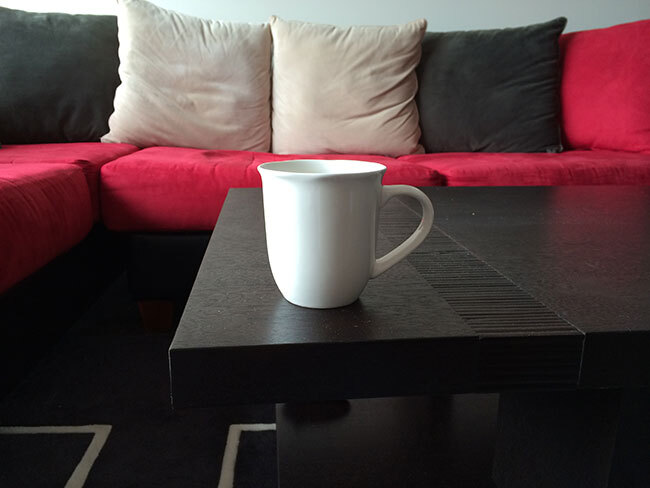
#> input picture assets/source_01.jpg, 650 x 488 px
$ python colorhistgrom.py --image ../assets/source_01.jpg
#> lines starting #> are read from the running program, lines starting #| are printed output that depends on the picture
import argparse
import cv2
from matplotlib import pyplot as plt
# construct the argument parser and parse the arguments
ap = argparse.ArgumentParser()
ap.add_argument("-i", "--image", required=True, help="Path to the image")
args = vars(ap.parse_args())
# load the image and convert it to grayscale
image = cv2.imread(args["image"])
#> image is the input picture: shape (488, 650, 3); mean B, G, R 64.3, 63.2, 82.3
image = cv2.cvtColor(image, cv2.COLOR_BGR2GRAY)
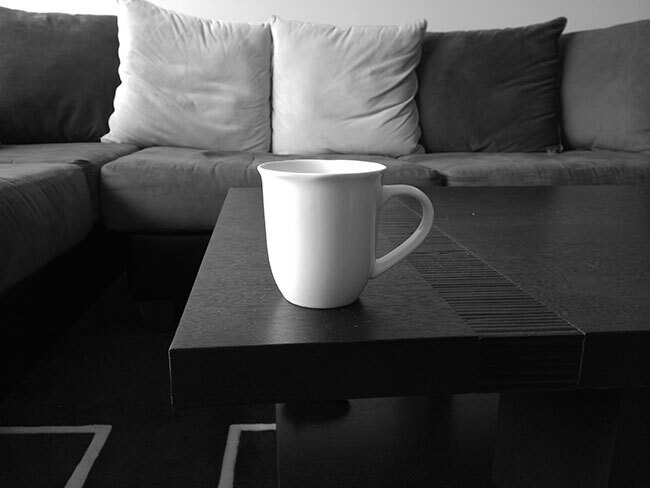
#> image: shape (488, 650); min 0, max 255, mean 69.1
# apply histogram equalization to stretch the constrast of our image
eq = cv2.equalizeHist(image)
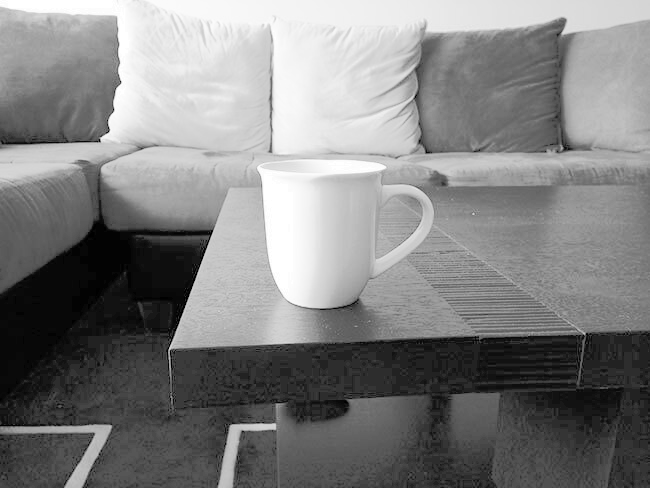
#> eq: shape (488, 650); min 0, max 255, mean 129
# show our images -- notice how the constrast of the second image has
# been stretched
hist = cv2.calcHist([image], [0], None, [256], [0, 256])
#> hist = 256 values, max 13148 at index 11, min 45 at index 2, mean 1239.1
# matplotlib expects RGB images so convert and then displaythe image
# with matplotlib to avoid GUI conflicts/errors (mainly onmacOS)
plt.figure()
plt.axis("off")
plt.imshow(cv2.cvtColor(image, cv2.COLOR_GRAY2RGB))
# plot the histogram
plt.figure()
plt.title("ori")
plt.xlabel("Bins")
plt.ylabel("# of Pixels")
plt.plot(hist)
plt.xlim([0, 256])

hist = cv2.calcHist([eq], [0], None, [256], [0, 256])
#> hist = 256 values, max 13148 at index 45, min 0 at index 1, mean 1239.1
# matplotlib expects RGB images so convert and then displaythe image
# with matplotlib to avoid GUI conflicts/errors (mainly onmacOS)
plt.figure()
plt.axis("off")
plt.imshow(cv2.cvtColor(eq, cv2.COLOR_GRAY2RGB))
# plot the histogram
plt.figure()
plt.title("eq")
plt.xlabel("Bins")
plt.ylabel("# of Pixels")
plt.plot(hist)
plt.xlim([0, 256])
plt.show()
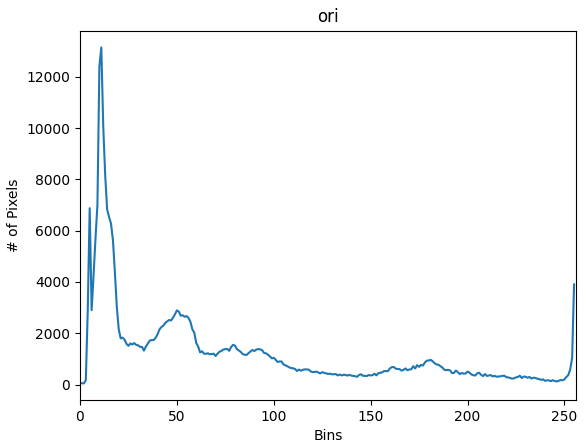
#> figure drawn by matplotlib, 1 panel; curve peaks at x = 11, y = 13148
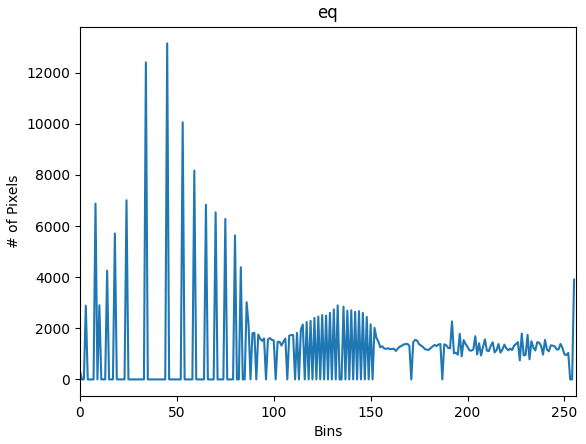
#> figure drawn by matplotlib, 1 panel; curve peaks at x = 45, y = 13148
cv2.imshow("Original", image)
cv2.imshow("Histogram Equalization", eq)
cv2.waitKey(0)

$ run again, on assets/source_03.jpg
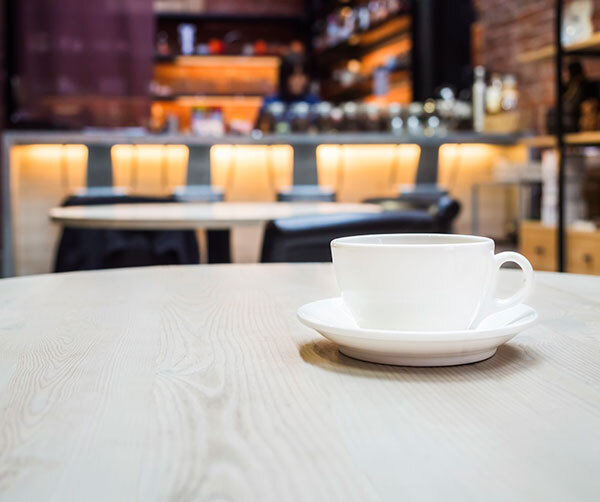
#> input picture assets/source_03.jpg, 600 x 502 px
#> image is the input picture: shape (502, 600, 3); mean B, G, R 146, 153.4, 166.8
#> image: shape (502, 600)
#> `eq = cv2.equalizeHist(image)`:
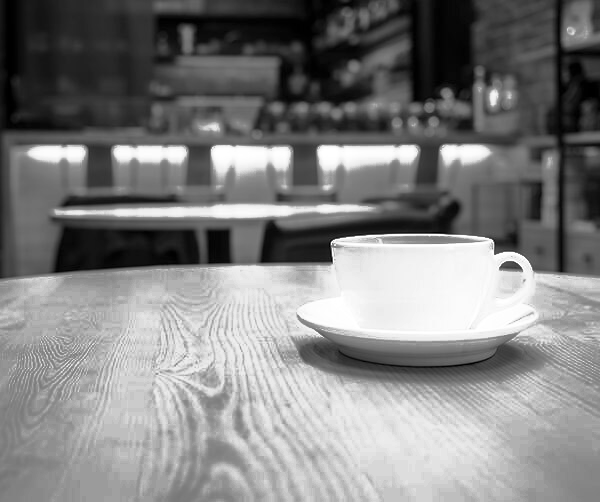
#> eq: shape (502, 600); min 0, max 255, mean 128.7
#> `hist = cv2.calcHist([image], [0], None, [256], [0, 256])`: hist = 256 values, max 8026 at index 218, min 0 at index 0, mean 1176.6
#> `hist = cv2.calcHist([eq], [0], None, [256], [0, 256])`: hist = 256 values, max 8026 at index 197, min 0 at index 8, mean 1176.6
#> `plt.show()`:
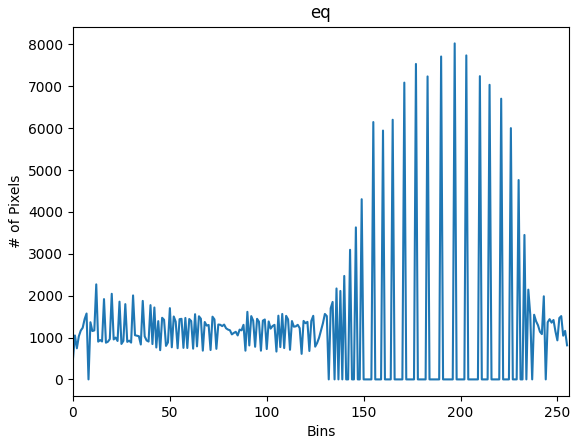
#> figure drawn by matplotlib, 1 panel; curve peaks at x = 197, y = 8026

$ run again, on assets/templete.jpg
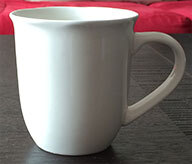
#> input picture assets/templete.jpg, 192 x 164 px
#> image is the input picture: shape (164, 192, 3); mean B, G, R 118.6, 119.9, 133.8
#> image: shape (164, 192)
#> `eq = cv2.equalizeHist(image)`:
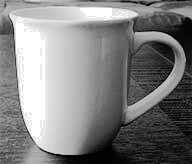
#> eq: shape (164, 192); min 0, max 255, mean 129.2
#> `hist = cv2.calcHist([image], [0], None, [256], [0, 256])`: hist = 256 values, max 2623 at index 255, min 0 at index 0, mean 123
#> `hist = cv2.calcHist([eq], [0], None, [256], [0, 256])`: hist = 256 values, max 2623 at index 255, min 0 at index 14, mean 123
#> `plt.show()`:
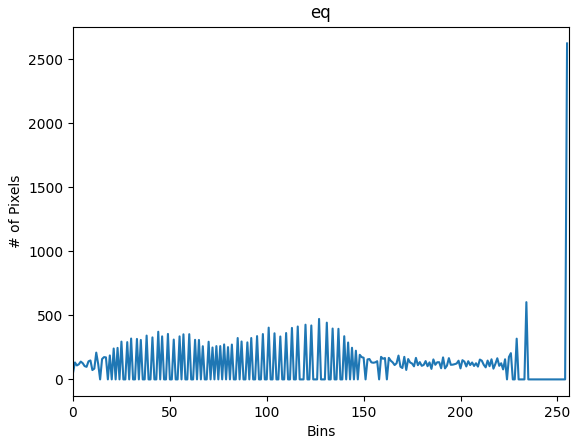
#> figure drawn by matplotlib, 1 panel; curve peaks at x = 255, y = 2623
